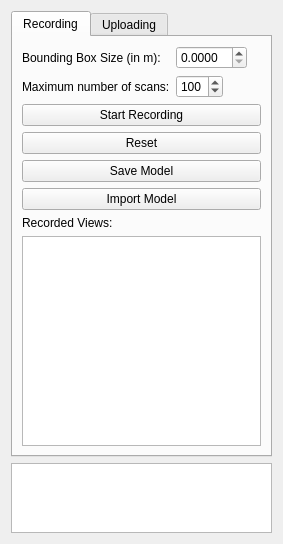
<?xml version="1.0" encoding="UTF-8"?>
<ui version="4.0">
 <class>MainWindow</class>
 <widget class="QWidget" name="MainWindow">
  <property name="geometry">
   <rect>
    <x>0</x>
    <y>0</y>
    <width>283</width>
    <height>544</height>
   </rect>
  </property>
  <property name="windowTitle">
   <string>RoboEarth Object Recorder</string>
  </property>
  <layout class="QGridLayout" name="gridLayout">
   <item row="0" column="0">
    <widget class="QTabWidget" name="tabWidget">
     <property name="currentIndex">
      <number>0</number>
     </property>
     <widget class="QWidget" name="recordTab">
      <attribute name="title">
       <string>Recording</string>
      </attribute>
      <layout class="QVBoxLayout" name="verticalLayout">
       <item>
        <layout class="QFormLayout" name="formLayout_2">
         <property name="fieldGrowthPolicy">
          <enum>QFormLayout::ExpandingFieldsGrow</enum>
         </property>
         <item row="0" column="0">
          <widget class="QLabel" name="boundingBoxSizeLabel">
           <property name="lineWidth">
            <number>1</number>
           </property>
           <property name="text">
            <string>Bounding Box Size (in m):</string>
           </property>
           <property name="textFormat">
            <enum>Qt::AutoText</enum>
           </property>
           <property name="wordWrap">
            <bool>false</bool>
           </property>
          </widget>
         </item>
         <item row="0" column="1">
          <widget class="QDoubleSpinBox" name="boundingBoxSizeDoubleSpinBox">
           <property name="decimals">
            <number>4</number>
           </property>
           <property name="singleStep">
            <double>0.010000000000000</double>
           </property>
          </widget>
         </item>
         <item row="1" column="0">
          <widget class="QLabel" name="maxScansLabel">
           <property name="text">
            <string>Maximum number of scans:</string>
           </property>
          </widget>
         </item>
         <item row="1" column="1">
          <widget class="QSpinBox" name="maxScansSpinBox">
           <property name="toolTip">
            <string>Limits the maximum number of recorded views.</string>
           </property>
           <property name="minimum">
            <number>1</number>
           </property>
           <property name="maximum">
            <number>500</number>
           </property>
           <property name="value">
            <number>100</number>
           </property>
          </widget>
         </item>
        </layout>
       </item>
       <item>
        <widget class="QPushButton" name="startstopbutton">
         <property name="text">
          <string>Start Recording</string>
         </property>
         <property name="checkable">
          <bool>true</bool>
         </property>
        </widget>
       </item>
       <item>
        <widget class="QPushButton" name="resetButton">
         <property name="text">
          <string>Reset</string>
         </property>
        </widget>
       </item>
       <item>
        <widget class="QPushButton" name="saveButton">
         <property name="text">
          <string>Save Model</string>
         </property>
        </widget>
       </item>
       <item>
        <widget class="QPushButton" name="loadButton">
         <property name="text">
          <string>Import Model</string>
         </property>
        </widget>
       </item>
       <item>
        <widget class="QLabel" name="label_5">
         <property name="text">
          <string>Recorded Views:</string>
         </property>
        </widget>
       </item>
       <item>
        <widget class="QListWidget" name="cloudListWidget">
         <property name="selectionMode">
          <enum>QAbstractItemView::ExtendedSelection</enum>
         </property>
        </widget>
       </item>
      </layout>
     </widget>
     <widget class="QWidget" name="uploadTab">
      <attribute name="title">
       <string>Uploading</string>
      </attribute>
      <layout class="QVBoxLayout" name="verticalLayout_2">
       <item>
        <layout class="QFormLayout" name="formLayout">
         <property name="fieldGrowthPolicy">
          <enum>QFormLayout::AllNonFixedFieldsGrow</enum>
         </property>
         <item row="1" column="0">
          <widget class="QLabel" name="label_3">
           <property name="text">
            <string>Model Type:</string>
           </property>
          </widget>
         </item>
         <item row="1" column="1">
          <widget class="QLineEdit" name="modelType">
           <property name="text">
            <string>ColoredPointCloudModel</string>
           </property>
           <property name="readOnly">
            <bool>true</bool>
           </property>
          </widget>
         </item>
         <item row="2" column="0">
          <widget class="QLabel" name="label">
           <property name="text">
            <string>Object Name:</string>
           </property>
          </widget>
         </item>
         <item row="2" column="1">
          <widget class="QLineEdit" name="objectNameEdit"/>
         </item>
         <item row="3" column="0">
          <widget class="QLabel" name="label_2">
           <property name="text">
            <string>Object Class:</string>
           </property>
          </widget>
         </item>
         <item row="3" column="1">
          <widget class="QLineEdit" name="objectClassEdit"/>
         </item>
         <item row="4" column="0">
          <widget class="QLabel" name="label_4">
           <property name="text">
            <string>Description:</string>
           </property>
          </widget>
         </item>
         <item row="4" column="1">
          <widget class="QPlainTextEdit" name="objectDescriptionEdit"/>
         </item>
         <item row="0" column="0">
          <widget class="QLabel" name="label_7">
           <property name="text">
            <string>API Key:</string>
           </property>
          </widget>
         </item>
         <item row="0" column="1">
          <widget class="QLineEdit" name="apiKeyEdit"/>
         </item>
        </layout>
       </item>
       <item>
        <widget class="QLabel" name="label_6">
         <property name="text">
          <string>OWL Description:</string>
         </property>
        </widget>
       </item>
       <item>
        <widget class="QTextEdit" name="owlView">
         <property name="readOnly">
          <bool>false</bool>
         </property>
        </widget>
       </item>
       <item>
        <widget class="QPushButton" name="reButton">
         <property name="text">
          <string>Upload to RoboEarth</string>
         </property>
        </widget>
       </item>
      </layout>
     </widget>
    </widget>
   </item>
   <item row="1" column="0">
    <widget class="QTextEdit" name="textEdit">
     <property name="maximumSize">
      <size>
       <width>16777215</width>
       <height>100</height>
      </size>
     </property>
     <property name="readOnly">
      <bool>true</bool>
     </property>
    </widget>
   </item>
  </layout>
  <action name="actionDelete">
   <property name="text">
    <string>Delete</string>
   </property>
  </action>
 </widget>
 <resources/>
 <connections/>
</ui>
